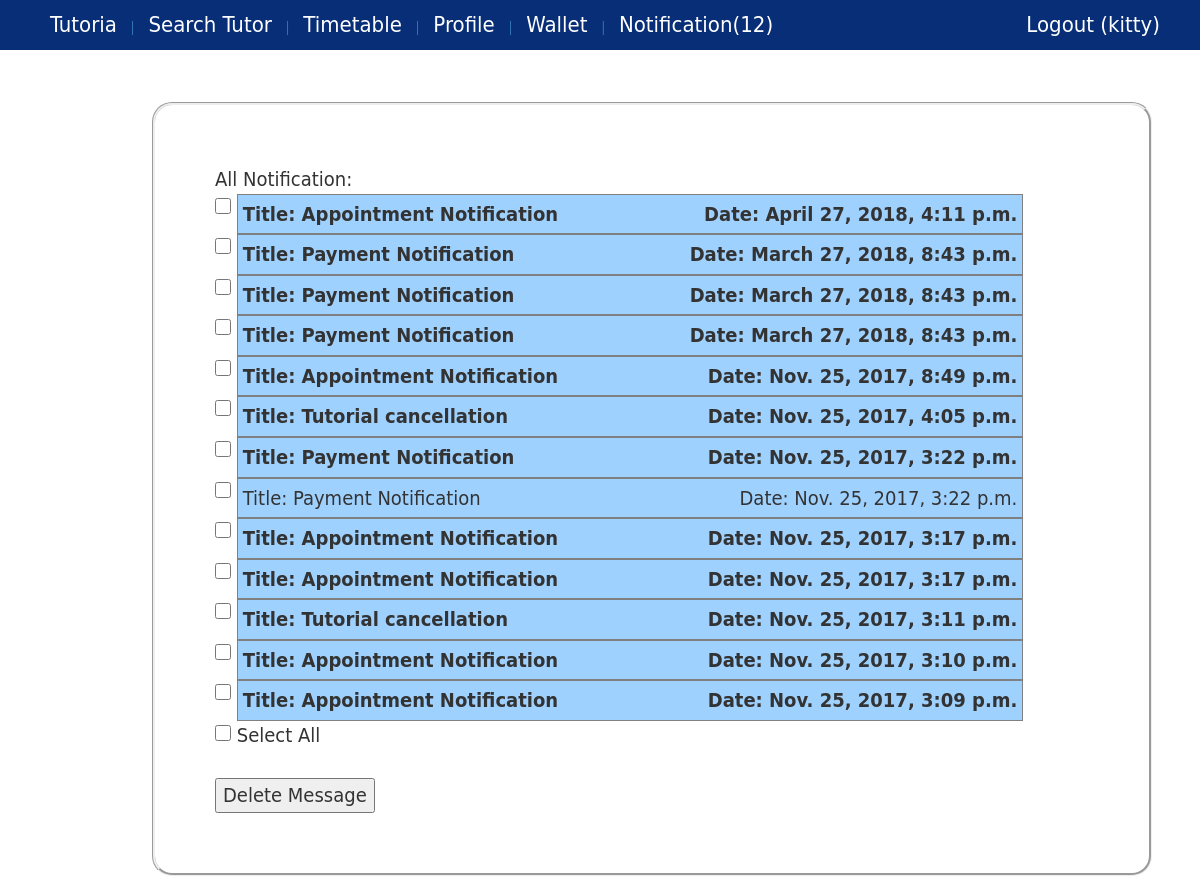
/notification/ (signed in), run on the app's committed database.
### core/models.py (models this page shows, shortened)
class Profile(models.Model):
    user = models.OneToOneField(User, on_delete=models.CASCADE)
    phone = models.CharField(max_length=20)
    user_type =  models.ForeignKey(UserType)
    image = models.ImageField(upload_to='profile_image',blank=True)
    wallet = models.OneToOneField(Wallet)
    @property
    def hasNotification(self):
        return len(Notification.objects.filter(profile=self,checked=False))>0
    @property
    def getNotificationNum(self):
        return len(Notification.objects.filter(profile=self,checked=False))

class Notification(models.Model):
    profile = models.ForeignKey(Profile, on_delete=models.CASCADE)
    title = models.CharField(max_length=100)
    message = models.CharField(max_length=1000)
    date = models.DateTimeField()
    checked = models.BooleanField(default=False)

### core/views.py (the view)
# urls.py: url(r'^notification/$', views.notification, name='view_notification'),
def notification(request):
    if request.user.username =="admin":
        request.session['title'] = "Restricted Access"
        request.session['message'] = "You are logged-in as admin."
        return HttpResponseRedirect(reverse('message'))
    if request.POST:
        msg=""
        context={}
        if 'message_id' in request.POST:
            IDs = request.POST.getlist('message_id')
        if len(IDs)==0:
            notif_list = Notification.objects.filter(profile=request.user.profile).order_by('-date')
            context={'list':notif_list,'msg': "No item is selected."}
            return render(request, 'notification.html', context)
        for each in IDs:
            try:
                s = Notification.objects.get(pk=each)
            except:
                notif_list = Notification.objects.filter(profile=request.user.profile).order_by('-date')
                context={'list':notif_list,'msg': "Item is already deleted."}
                return render(request, 'notification.html', context)
            s.delete()
        msg+="{} notifications has been deleted.".format(len(IDs))
        context['msg']=msg
        notif_list = Notification.objects.filter(profile=request.user.profile).order_by('-date')
        context['list']=notif_list
        return render(request, 'notification.html', context)
    else:
        notif_list = Notification.objects.filter(profile=request.user.profile).order_by('-date')
        context={'list':notif_list}
        return render(request, 'notification.html', context)

### core/templates/notification.html (shortened to what this page needs)
{% extends 'base.html' %}
{% block content %}
    {% if list %}
        All Notification:
        <form action="{% url 'view_notification' %}" method="post">
            {% for each in list %}
                <div id="msg_{{each.id}}" class="msg_wrapper">
                        <input type="checkbox" name="message_id" value="{{each.id}}" class="checkbox_group"/>
                        <div class="second_wrapper">
                            {% if not each.checked %}
                                <div id="title_{{each.id}}" style="font-weight: bold" class="title_group">
                                    <span>Title: {{each.title}}</span>
                                    <span class="pull-right">Date: {{each.date}}</span>
                                </div>
                            {% else %}
                                <div id="title_{{each.id}}" class="title_group">
                                    <span>Title: {{each.title}}</span>
                                    <span class="pull-right">Date: {{each.date}}</span>
                                </div>
                            {% endif %}
                        </div>
                </div>
            {% endfor %}
        <input type="checkbox" id="select_all" onclick="selectAll()" class="checkbox_group"/> Select All
        <br/><br/>
        <input type="submit" value="Delete Message" onclick="return confirmDeleteMessage()">
    </form>
    {% else %}
        <h2>No Notification yet.</h2>
    {% endif %}
{% endblock %}

### core/templates/base.html (shortened to what this page needs)
{% load static %}
<!DOCTYPE html>
<html>
<head>
    <link rel="stylesheet" href="{% static 'css/base.css' %}">
    <link rel="stylesheet" href="https://maxcdn.bootstrapcdn.com/bootstrap/3.3.7/css/bootstrap.min.css">
</head>
<body>
    <div id="wrapper">
        <header>
            <nav id="navigation">
                <ul>
                    <a href="{% url 'homepage' %}">
                        <li>Tutoria</li>
                    </a>
                    {% ifnotequal user.username "admin" %}
                        {% if user.is_authenticated %}
                            <a href="{% url 'search_tutor' %}">
                                | <li>Search Tutor</li>
                            </a>
                            <a href="{% url 'view_timetable' %}">
                                | <li>Timetable</li>
                            </a>
                            <a href="{% url 'edit_profile' %}">
                                | <li>Profile</li>
                            </a>
                            <a href="{% url 'view_wallet' %}">
                                | <li>Wallet</li>
                            </a>
                            <a href="{% url 'view_notification' %}">
                                {%if user.profile.hasNotification %}
                                    | <li>Notification({{user.profile.getNotificationNum}})</li>
                                {% else %}
                                    | <li>Notification</li>
                                {% endif %}
                            </a>
                            <a href="{% url 'logout' %}" id="logoutButton" class="pull-right">
                                <li>Logout ({{ user.username }}) </li>
                            </a>
                        {% endif %}
                    {% endifnotequal %}
                </ul>
            </nav>
        </header>
        <div id="main">
            <article>
                <section class="box">
                    {% block content %} {% endblock %}
        </div>
    </div>
</body>
</html>

### core/static/css/base.css (style rules this page uses)
* { margin:0 auto; padding:0 auto; }
html,body { height:100%; }
#wrapper { min-height:100%; position:relative; }
a:link { text-decoration: none; }
nav#navigation { position: fixed; border-radius:10px; top:0; left:0; right:0; width: 100%; height: 50px; background-color:rgba(255,255,255,0.2); z-index: 1; }
nav#navigation ul { box-sizing:border-box; list-style:none; height:50px; padding-bottom:5px; background-color:rgb(7, 46, 119); top:5px; }
nav#navigation ul li { box-sizing:border-box; font-family:"Gill Sans", "Gill Sans MT", "Myriad Pro", "DejaVu Sans Condensed", Helvetica, Arial, sans-serif; font-size:22px; font-weight:300; display:inline; border-radius:10px; color:rgb(255, 255, 255); position:relative; line-height:50px; padding-left:10px; padding-right:10px; }
#main { padding-top:50px; padding-bottom:50px; }
.box { overflow: hidden; font-size:20px; font-family:"Gill Sans", "Gill Sans MT", "Myriad Pro", "DejaVu Sans Condensed", Helvetica, Arial, sans-serif; box-sizing:border-box; width:1000px; padding:60px; border:groove; border-radius:20px; margin:2px; position:relative; top:50px; left:150px; }
#logoutButton, #logoutButton, #signupButton { padding-right: 30px; }

### core/templates/notification.html (style rules this page uses)
.checkbox_group { width: 16px; height: 16px; vertical-align: top; }
.msg_wrapper { display: block; }
.second_wrapper { display: inline-block; }
.second_wrapper { width: 90%; }
.title_group { display: block; padding: 5px; text-align: left; background-color: #9fd1ff; border: solid 1px #818080; word-wrap: break-word; }

### data on the page
Notification: title "Appointment Notification", date "April 27, 2018, 4:11 p.m."
Notification: title "Payment Notification", date "March 27, 2018, 8:43 p.m."
Notification: title "Payment Notification", date "March 27, 2018, 8:43 p.m."
Notification: title "Payment Notification", date "March 27, 2018, 8:43 p.m."
Notification: title "Appointment Notification", date "Nov. 25, 2017, 8:49 p.m."
Notification: title "Tutorial cancellation", date "Nov. 25, 2017, 4:05 p.m."
Notification: title "Payment Notification", date "Nov. 25, 2017, 3:22 p.m."
Notification: title "Payment Notification", date "Nov. 25, 2017, 3:22 p.m."
Notification: title "Appointment Notification", date "Nov. 25, 2017, 3:17 p.m."
Notification: title "Appointment Notification", date "Nov. 25, 2017, 3:17 p.m."
Notification: title "Tutorial cancellation", date "Nov. 25, 2017, 3:11 p.m."
Notification: title "Appointment Notification", date "Nov. 25, 2017, 3:10 p.m."
Notification: title "Appointment Notification", date "Nov. 25, 2017, 3:09 p.m."

### other printed values
{{ user.profile.getNotificationNum }} "12"
{{ user.username }} "kitty"
